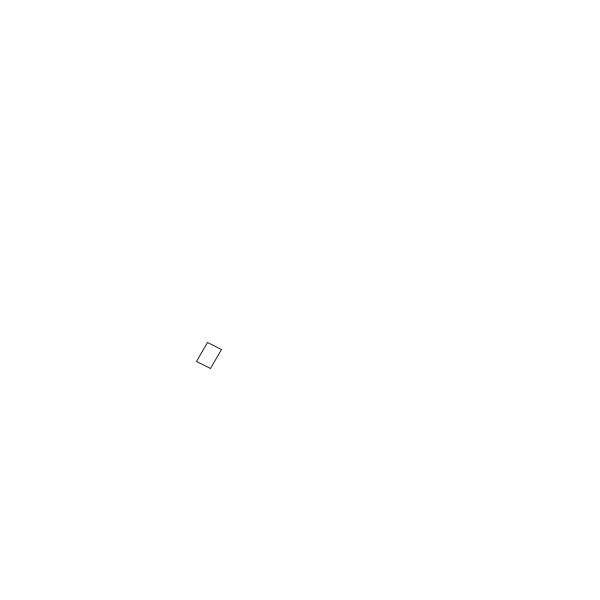
Frame 1 (no input)
Frame 60 (the mouse pressed at the canvas centre just before this capture): identical to frame 1, image omitted
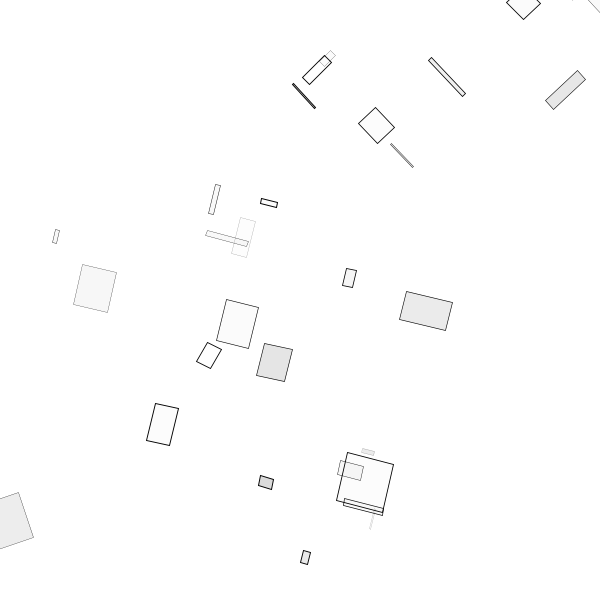
Frame 120 (the mouse held since frame 60 and released just before this capture)

The Processing sketch that drew these frames (run headless with seeded random() and noise(); from frame 60 on, the mouse is pressed at the canvas centre):

// Processing sketch: processing_86441
// ── processing_86441.pde

float  x = 50;
float y = 50;

void setup(){
 size(600,600); 
 background(255);
 rectMode(CENTER);
}

void draw(){
  int seconds = millis()/300;
  x = random(100,500);
  y = random(100,500);
  rotate(seconds+radians(30));
  fill(random(10,255),random(0,50));
  strokeWeight(random(0,1));
  rect(x,y,random(50),random(50));
}
